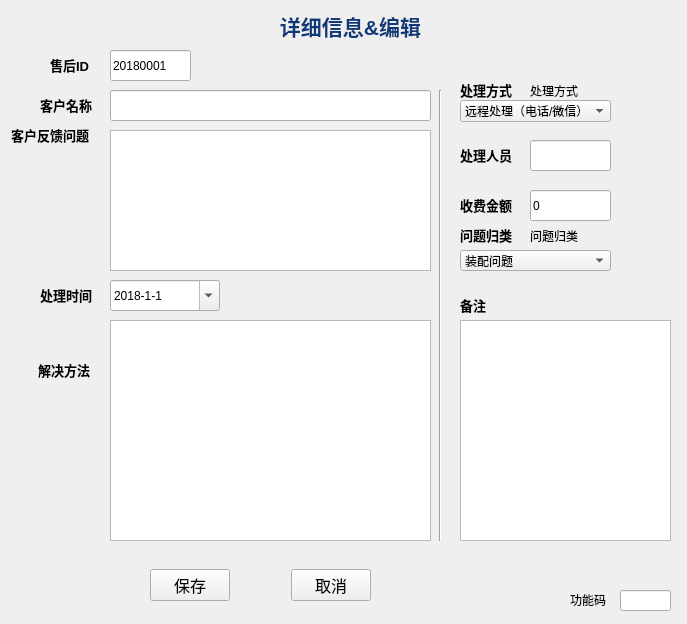
<?xml version="1.0" encoding="UTF-8"?>
<ui version="4.0">
 <class>Form</class>
 <widget class="QWidget" name="Form">
  <property name="geometry">
   <rect>
    <x>0</x>
    <y>0</y>
    <width>687</width>
    <height>624</height>
   </rect>
  </property>
  <property name="focusPolicy">
   <enum>Qt::StrongFocus</enum>
  </property>
  <property name="windowTitle">
   <string>Form</string>
  </property>
  <property name="autoFillBackground">
   <bool>true</bool>
  </property>
  <widget class="QLabel" name="label_7">
   <property name="geometry">
    <rect>
     <x>460</x>
     <y>290</y>
     <width>59</width>
     <height>31</height>
    </rect>
   </property>
   <property name="text">
    <string>&lt;html&gt;&lt;head/&gt;&lt;body&gt;&lt;p&gt;&lt;span style=&quot; font-size:10pt; font-weight:600;&quot;&gt;备注&lt;/span&gt;&lt;/p&gt;&lt;/body&gt;&lt;/html&gt;</string>
   </property>
  </widget>
  <widget class="QLabel" name="label_6">
   <property name="geometry">
    <rect>
     <x>460</x>
     <y>140</y>
     <width>59</width>
     <height>31</height>
    </rect>
   </property>
   <property name="text">
    <string>&lt;html&gt;&lt;head/&gt;&lt;body&gt;&lt;p&gt;&lt;span style=&quot; font-size:10pt; font-weight:600;&quot;&gt;处理人员&lt;/span&gt;&lt;/p&gt;&lt;/body&gt;&lt;/html&gt;</string>
   </property>
  </widget>
  <widget class="QWidget" name="horizontalLayoutWidget">
   <property name="geometry">
    <rect>
     <x>150</x>
     <y>560</y>
     <width>221</width>
     <height>51</height>
    </rect>
   </property>
   <layout class="QHBoxLayout" name="horizontalLayout">
    <item>
     <widget class="QPushButton" name="pushButton_save">
      <property name="font">
       <font>
        <family>宋体</family>
        <pointsize>12</pointsize>
        <weight>50</weight>
        <bold>false</bold>
       </font>
      </property>
      <property name="text">
       <string>保存</string>
      </property>
     </widget>
    </item>
    <item>
     <spacer name="horizontalSpacer">
      <property name="orientation">
       <enum>Qt::Horizontal</enum>
      </property>
      <property name="sizeHint" stdset="0">
       <size>
        <width>40</width>
        <height>20</height>
       </size>
      </property>
     </spacer>
    </item>
    <item>
     <widget class="QPushButton" name="pushButton_cancel">
      <property name="font">
       <font>
        <family>宋体</family>
        <pointsize>12</pointsize>
        <weight>50</weight>
        <bold>false</bold>
       </font>
      </property>
      <property name="text">
       <string>取消</string>
      </property>
     </widget>
    </item>
   </layout>
  </widget>
  <widget class="QLabel" name="label_8">
   <property name="geometry">
    <rect>
     <x>38</x>
     <y>340</y>
     <width>71</width>
     <height>61</height>
    </rect>
   </property>
   <property name="text">
    <string>&lt;html&gt;&lt;head/&gt;&lt;body&gt;&lt;p&gt;&lt;span style=&quot; font-size:10pt; font-weight:600;&quot;&gt;解决方法&lt;/span&gt;&lt;/p&gt;&lt;/body&gt;&lt;/html&gt;</string>
   </property>
  </widget>
  <widget class="QComboBox" name="comboBox_method">
   <property name="geometry">
    <rect>
     <x>460</x>
     <y>100</y>
     <width>151</width>
     <height>22</height>
    </rect>
   </property>
   <item>
    <property name="text">
     <string>远程处理（电话/微信）</string>
    </property>
   </item>
   <item>
    <property name="text">
     <string>上门服务</string>
    </property>
   </item>
  </widget>
  <widget class="QLabel" name="label">
   <property name="geometry">
    <rect>
     <x>50</x>
     <y>50</y>
     <width>51</width>
     <height>31</height>
    </rect>
   </property>
   <property name="text">
    <string>&lt;html&gt;&lt;head/&gt;&lt;body&gt;&lt;p&gt;&lt;span style=&quot; font-size:10pt; font-weight:600;&quot;&gt;售后ID&lt;/span&gt;&lt;/p&gt;&lt;/body&gt;&lt;/html&gt;</string>
   </property>
  </widget>
  <widget class="QLineEdit" name="lineEdit_id">
   <property name="geometry">
    <rect>
     <x>110</x>
     <y>50</y>
     <width>81</width>
     <height>31</height>
    </rect>
   </property>
   <property name="text">
    <string>20180001</string>
   </property>
   <property name="readOnly">
    <bool>true</bool>
   </property>
  </widget>
  <widget class="QLabel" name="label_2">
   <property name="geometry">
    <rect>
     <x>40</x>
     <y>90</y>
     <width>61</width>
     <height>31</height>
    </rect>
   </property>
   <property name="text">
    <string>&lt;html&gt;&lt;head/&gt;&lt;body&gt;&lt;p&gt;&lt;span style=&quot; font-size:10pt; font-weight:600;&quot;&gt;客户名称&lt;/span&gt;&lt;/p&gt;&lt;/body&gt;&lt;/html&gt;</string>
   </property>
  </widget>
  <widget class="QLineEdit" name="lineEdit_name">
   <property name="geometry">
    <rect>
     <x>110</x>
     <y>90</y>
     <width>321</width>
     <height>31</height>
    </rect>
   </property>
  </widget>
  <widget class="QLabel" name="label_3">
   <property name="geometry">
    <rect>
     <x>11</x>
     <y>120</y>
     <width>91</width>
     <height>31</height>
    </rect>
   </property>
   <property name="text">
    <string>&lt;html&gt;&lt;head/&gt;&lt;body&gt;&lt;p&gt;&lt;span style=&quot; font-size:10pt; font-weight:600;&quot;&gt;客户反馈问题&lt;/span&gt;&lt;/p&gt;&lt;/body&gt;&lt;/html&gt;</string>
   </property>
  </widget>
  <widget class="QLabel" name="label_4">
   <property name="geometry">
    <rect>
     <x>460</x>
     <y>80</y>
     <width>61</width>
     <height>21</height>
    </rect>
   </property>
   <property name="text">
    <string>&lt;html&gt;&lt;head/&gt;&lt;body&gt;&lt;p&gt;&lt;span style=&quot; font-size:10pt; font-weight:600;&quot;&gt;处理方式&lt;/span&gt;&lt;/p&gt;&lt;/body&gt;&lt;/html&gt;</string>
   </property>
  </widget>
  <widget class="QLabel" name="label_5">
   <property name="geometry">
    <rect>
     <x>40</x>
     <y>280</y>
     <width>61</width>
     <height>31</height>
    </rect>
   </property>
   <property name="text">
    <string>&lt;html&gt;&lt;head/&gt;&lt;body&gt;&lt;p&gt;&lt;span style=&quot; font-size:10pt; font-weight:600;&quot;&gt;处理时间&lt;/span&gt;&lt;/p&gt;&lt;/body&gt;&lt;/html&gt;</string>
   </property>
  </widget>
  <widget class="QLineEdit" name="lineEdit_staff">
   <property name="geometry">
    <rect>
     <x>530</x>
     <y>140</y>
     <width>81</width>
     <height>31</height>
    </rect>
   </property>
   <property name="text">
    <string/>
   </property>
  </widget>
  <widget class="QLabel" name="label_9">
   <property name="geometry">
    <rect>
     <x>460</x>
     <y>190</y>
     <width>59</width>
     <height>31</height>
    </rect>
   </property>
   <property name="text">
    <string>&lt;html&gt;&lt;head/&gt;&lt;body&gt;&lt;p&gt;&lt;span style=&quot; font-size:10pt; font-weight:600;&quot;&gt;收费金额&lt;/span&gt;&lt;/p&gt;&lt;/body&gt;&lt;/html&gt;</string>
   </property>
  </widget>
  <widget class="QComboBox" name="comboBox_classify">
   <property name="geometry">
    <rect>
     <x>460</x>
     <y>250</y>
     <width>151</width>
     <height>21</height>
    </rect>
   </property>
   <item>
    <property name="text">
     <string>装配问题</string>
    </property>
   </item>
   <item>
    <property name="text">
     <string>零件质量问题</string>
    </property>
   </item>
   <item>
    <property name="text">
     <string>产品设计问题</string>
    </property>
   </item>
   <item>
    <property name="text">
     <string>使用不当</string>
    </property>
   </item>
  </widget>
  <widget class="QLabel" name="label_10">
   <property name="geometry">
    <rect>
     <x>460</x>
     <y>220</y>
     <width>61</width>
     <height>31</height>
    </rect>
   </property>
   <property name="text">
    <string>&lt;html&gt;&lt;head/&gt;&lt;body&gt;&lt;p&gt;&lt;span style=&quot; font-size:10pt; font-weight:600;&quot;&gt;问题归类&lt;/span&gt;&lt;/p&gt;&lt;/body&gt;&lt;/html&gt;</string>
   </property>
  </widget>
  <widget class="Line" name="line">
   <property name="geometry">
    <rect>
     <x>430</x>
     <y>90</y>
     <width>20</width>
     <height>451</height>
    </rect>
   </property>
   <property name="orientation">
    <enum>Qt::Vertical</enum>
   </property>
  </widget>
  <widget class="QPlainTextEdit" name="plainTextEdit_problem">
   <property name="geometry">
    <rect>
     <x>110</x>
     <y>130</y>
     <width>321</width>
     <height>141</height>
    </rect>
   </property>
  </widget>
  <widget class="QPlainTextEdit" name="plainTextEdit_solution">
   <property name="geometry">
    <rect>
     <x>110</x>
     <y>320</y>
     <width>321</width>
     <height>221</height>
    </rect>
   </property>
  </widget>
  <widget class="QPlainTextEdit" name="plainTextEdit_remark">
   <property name="geometry">
    <rect>
     <x>460</x>
     <y>320</y>
     <width>211</width>
     <height>221</height>
    </rect>
   </property>
  </widget>
  <widget class="QLabel" name="label_classify">
   <property name="geometry">
    <rect>
     <x>530</x>
     <y>220</y>
     <width>141</width>
     <height>31</height>
    </rect>
   </property>
   <property name="text">
    <string>问题归类</string>
   </property>
  </widget>
  <widget class="QLabel" name="label_method">
   <property name="geometry">
    <rect>
     <x>530</x>
     <y>80</y>
     <width>131</width>
     <height>21</height>
    </rect>
   </property>
   <property name="text">
    <string>处理方式</string>
   </property>
  </widget>
  <widget class="QLineEdit" name="lineEdit_charge">
   <property name="geometry">
    <rect>
     <x>530</x>
     <y>190</y>
     <width>81</width>
     <height>31</height>
    </rect>
   </property>
   <property name="text">
    <string>0</string>
   </property>
  </widget>
  <widget class="QDateEdit" name="dateEdit_handle">
   <property name="geometry">
    <rect>
     <x>110</x>
     <y>280</y>
     <width>110</width>
     <height>31</height>
    </rect>
   </property>
   <property name="dateTime">
    <datetime>
     <hour>0</hour>
     <minute>0</minute>
     <second>0</second>
     <year>2018</year>
     <month>1</month>
     <day>1</day>
    </datetime>
   </property>
   <property name="displayFormat">
    <string>yyyy-M-d</string>
   </property>
   <property name="calendarPopup">
    <bool>true</bool>
   </property>
   <property name="date">
    <date>
     <year>2018</year>
     <month>1</month>
     <day>1</day>
    </date>
   </property>
  </widget>
  <widget class="QLabel" name="label_15">
   <property name="geometry">
    <rect>
     <x>570</x>
     <y>590</y>
     <width>51</width>
     <height>20</height>
    </rect>
   </property>
   <property name="text">
    <string>&lt;html&gt;&lt;head/&gt;&lt;body&gt;&lt;p&gt;功能码&lt;/p&gt;&lt;/body&gt;&lt;/html&gt;</string>
   </property>
  </widget>
  <widget class="QLineEdit" name="lineEdit_passcode">
   <property name="geometry">
    <rect>
     <x>620</x>
     <y>590</y>
     <width>51</width>
     <height>21</height>
    </rect>
   </property>
   <property name="text">
    <string/>
   </property>
  </widget>
  <widget class="QLabel" name="label_13">
   <property name="geometry">
    <rect>
     <x>270</x>
     <y>10</y>
     <width>161</width>
     <height>31</height>
    </rect>
   </property>
   <property name="text">
    <string>&lt;html&gt;&lt;head/&gt;&lt;body&gt;&lt;p align=&quot;center&quot;&gt;&lt;span style=&quot; font-size:16pt; font-weight:600; color:#0f3978;&quot;&gt;详细信息&amp;amp;编辑&lt;/span&gt;&lt;/p&gt;&lt;/body&gt;&lt;/html&gt;</string>
   </property>
  </widget>
 </widget>
 <resources/>
 <connections>
  <connection>
   <sender>pushButton_save</sender>
   <signal>clicked()</signal>
   <receiver>Form</receiver>
   <slot>saveToSqlite()</slot>
   <hints>
    <hint type="sourcelabel">
     <x>216</x>
     <y>463</y>
    </hint>
    <hint type="destinationlabel">
     <x>91</x>
     <y>218</y>
    </hint>
   </hints>
  </connection>
  <connection>
   <sender>pushButton_cancel</sender>
   <signal>clicked()</signal>
   <receiver>Form</receiver>
   <slot>close()</slot>
   <hints>
    <hint type="sourcelabel">
     <x>389</x>
     <y>463</y>
    </hint>
    <hint type="destinationlabel">
     <x>361</x>
     <y>446</y>
    </hint>
   </hints>
  </connection>
 </connections>
 <slots>
  <slot>saveToSqlite()</slot>
 </slots>
</ui>
